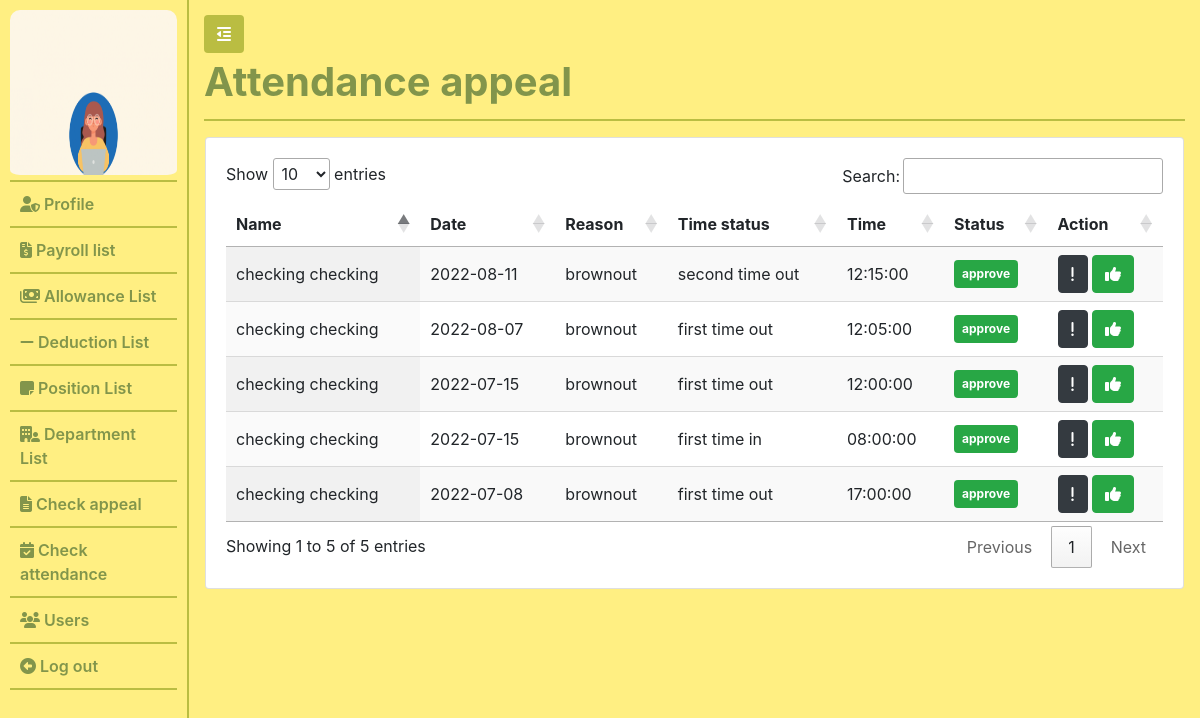
Screenshot of /admin/admin_appeal.php (signed in) with the database file from the repository.
### tables this page shows
CREATE TABLE `users` (
  `id` int(11) NOT NULL,
  `username` varchar(255) NOT NULL,
  `password` varchar(255) NOT NULL,
  `first_name` varchar(64) NOT NULL,
  `last_name` varchar(64) NOT NULL,
  `user_role` varchar(255) NOT NULL,
  `user_image` varchar(255) DEFAULT NULL,
  `qr_code` varchar(255) NOT NULL,
  `qrcode_path` text NOT NULL,
  `position_id` int(11) NOT NULL
);

CREATE TABLE `appeal` (
  `id` int(11) NOT NULL,
  `user_id` int(11) NOT NULL,
  `date` date NOT NULL,
  `reason` text NOT NULL,
  `time_status` varchar(64) NOT NULL,
  `time` time NOT NULL,
  `status` varchar(64) NOT NULL
);

### common/classes/Session_user.php (called while the page is built, shortened)
<?php
    Class Session{
        private $id;
        public function get_user_id(){
            return $this->id;
        }
        public function check_if_logged_in(){
            if(isset($_SESSION['id']) && isset($_SESSION['user_role'])){
                $this->id = $_SESSION['id'];
            }else{
                unset($this->id);
                unset($this->user_role);
                $this->logged_in = false;
            }
        }
    }
    $session = new Session();

### common/classes/Database.php (called while the page is built, shortened)
<?php
    class Database{
        private $connection;
        public $servername = "localhost";
        public $user = "root";
        public $password = "";
        public $database_name = "ams_with_qrcode";
        public function connect_database(){
            $db = new mysqli($this->servername, $this->user, $this->password, $this->database_name);
            $this->connection = $db;
        }
        public function query($sql){
            $result =  $this->connection->query($sql);
            return $result;
        }
        public function prepare_query($sql){
            return $this->connection->prepare($sql);
        }
    }
    $database = new Database();
?>

### common/classes/DB_object.php (called while the page is built, shortened)
<?php
    class DB_object{
        protected static $db_name = "users";
        public static function find_by_id( $id){
            $result = static::find_by_query("SELECT * FROM " . static::$db_name . " WHERE id = $id");
            return (!empty($result)) ? array_shift($result) : false;
        }
        public static function find_by_query($sql){
            global $database;
            $result_query = $database->query($sql);
            $the_object_array = [];
            while($row = mysqli_fetch_assoc($result_query)){
                $the_object_array[] = static::instantiation($row);
            }
            return $the_object_array;
        }
        public static function instantiation($row){
            $called_object = new $get_called_class;
            foreach($row as $attribute => $value){
                if($called_object->has_attribute($attribute)){
                    $called_object->$attribute = $value;
                }
            }
            return $called_object;
        }
        public function has_attribute($attribute){
            $object_properties = get_object_vars($this);
            return array_key_exists($attribute, $object_properties);
        }
    }
?>

### common/classes/User.php (called while the page is built, shortened)
<?php
    class User extends DB_object{
        public $user_image;
        private $upload_directory = "..".DS."admin".DS.'images';
        private $img_placeholder = "https://place-hold.it/128x128?text=User+image";
        public function display_user_photo(){
            return (empty($this->user_image)) ? $this->img_placeholder : $this->upload_directory.DS.$this->user_image;
        }
    }
?>

### common/classes/Appeal.php (called while the page is built, shortened)
<?php
    class Appeal extends DB_object{
        public static function joint_table_find_all(){
            global $database;
            $fetch_all_appeal = $database->prepare_query("SELECT appeal.id, appeal.date, appeal.reason, appeal.time_status, appeal.time, appeal.status, users.first_name, users.last_name FROM appeal LEFT JOIN users ON appeal.user_id = users.id ORDER BY appeal.id DESC");
            $fetch_all_appeal->execute();
            return $fetch_all_appeal;
        }
    }

### admin/admin_appeal.php (the view, shortened to what this page needs)
<?php require_once "includes/header.php" ?>
<?php
    $all_appeal = Appeal::joint_table_find_all();
    $all_appeal->bind_result($appeal_id, $appeal_date, $appeal_reason, $appeal_time_status, $appeal_time, $appeal_status, $first_name, $last_name );
?>
                <?php require_once "includes/side-nav.php" ?>
                <div class="page-wrapper">
                    <button class="btn toggle-icon">
                        <span> <i class="fas fa-outdent"></i> </span>
                    </button>
                    <div class="page-header">
                        <h1 class="">Attendance appeal</h1>
                    </div>
                        <div class="row">
                            <div class="col-lg-12 p-3">
                            <div class="card  ">
                              <div class="card-body">
                              <table id="appeal_table" class="display hover table-responsive-lg">
                                <thead>
                                    <tr>
                                        <th>Name</th>
                                        <th>Date</th>
                                        <th>Reason</th>
                                        <th>Time status</th>
                                        <th>Time</th>
                                        <th>Status</th>
                                        <th>Action</th>
                                    </tr>
                                </thead>
                                <tbody>
                                    <?php
                                        while($all_appeal->fetch()){
                                            echo "<tr>";
                                                echo "<td>" . $first_name . " " . $last_name . "</td>";
                                                echo "<td>" . $appeal_date . "</td>";
                                                echo "<td>" . $appeal_reason . "</td>";
                                                echo "<td>" . str_replace("_", " ", $appeal_time_status) . "</td>";
                                                echo "<td>" . $appeal_time . "</td>";
                                                if($appeal_status === "pending"){
                                                    echo "<td appStatus={$appeal_id}> <div class='badge bg-primary text-white p-2' >  $appeal_status </div> </td>";
                                                }elseif($appeal_status === "approve"){
                                                    echo "<td appStatus={$appeal_id}> <div class='badge bg-success text-white p-2'  >  $appeal_status </div> </td>";
                                                }elseif($appeal_status === "denied"){
                                                    echo "<td appStatus={$appeal_id}> <div class='badge bg-danger text-white p-2'  >  $appeal_status </div> </td>";
                                                }
                                                echo "<td> <span>
                                                                <button title='Denied' type='submit' class='btn btn-dark denied_btn' appId={$appeal_id} > <i class='fas fa-exclamation'></i> </button>
                                                                <button title='Approve' type='submit' class='btn btn-success approve_btn' appId={$appeal_id} > <i class='fas fa-thumbs-up'></i> </button>
                                                    </span> </td>";
                                            echo "</tr>";
                                        }
                                    ?>
                                </tbody>
                            </table>
                              </div>
                            </div>
                            </div>
                        </div>
                </div>
        <?php require_once "includes/footer.php" ?>

### admin/includes/side-nav.php
<div id="my-nav" class="side-nav">
                        <ul class="navbar-nav flex-column vertical-nav">
                            <div class="user-image-container">
                                <img src="<?= $user->display_user_photo() ?>" alt="" id="user_image">
                            </div>
                                <li class="nav-item ">
                                    <a class="nav-link" href="profile.php"> <i class="fas fa-user-shield"></i> Profile</a>
                                </li>
                                <li class="nav-item">
                                    <a class="nav-link " href="payroll.php" > <i class="fas fa-file-invoice-dollar"></i> Payroll list</a>
                                </li>
                                <li class="nav-item">
                                    <a class="nav-link " href="allowance.php" > <i class="fas fa-money-bills"></i> Allowance List</a>
                                </li>
                                <li class="nav-item">
                                    <a class="nav-link " href="admin_deduction.php" > <i class="fas fa-minus"></i> Deduction List</a>
                                </li>
                                <li class="nav-item">
                                    <a class="nav-link " href="position_list.php" > <i class="fas fa-note-sticky"></i> Position List</a>
                                </li>
                                <li class="nav-item">
                                    <a class="nav-link " href="admin_department.php" > <i class="fas fa-building-user"></i> Department List</a>
                                </li>
                                <li class="nav-item">
                                    <a class="nav-link " href="admin_appeal.php" > <i class="fas fa-file-lines"></i> Check appeal</a>
                                </li>
                                <li class="nav-item">
                                    <a class="nav-link " href="check_attendance.php" > <i class="fas fa-calendar-check"></i> Check attendance</a>
                                </li>
                                <li class="nav-item">
                                    <a class="nav-link " href="users.php" > <i class="fas fa-users"></i> Users</a>
                                </li>
                            <li class="nav-item">
                                <a class="nav-link " href="logout.php" > <i class="fas fa-arrow-alt-circle-left"></i> Log out</a>
                            </li>
                        </ul>
                </div>

### admin/css/style.css (style rules this page uses)
* { box-sizing: border-box; }
body,html { height: 100%; width: 100%; }
.side-nav { width: 225px; background-color: #FFEF82; padding-top: 10px; border-right: 2px solid #BABD42; }
.user-image-container { border-bottom: 2px solid #BABD42; }
#user_image { border-radius: 10px; height: 170px; width: 100%; padding-bottom: 5px; }
.side-nav ul { padding: 0px 10px; height: 100vh; }
.side-nav .nav-item .nav-link { border-bottom: 2px solid #BABD42; color: #82954B; font-weight: 600; padding: 10px; }
.page-wrapper { padding: 15px; width: 100%; background-color: #FFEF82; }
.toggle-icon { background-color: #BABD42; color: #fff; }
.page-header { padding: 5px 0; border-bottom: 2px solid #BABD42; }
.page-header h1, .title-page { color:#82954B; font-weight: 700; }

### rows the page displays
users: user_image (picture)
appeal: user.first_name "checking", user.last_name "checking", date "2022-08-11", reason "brownout", time_status "second time out", time "12:15:00", status "approve"
appeal: user.first_name "checking", user.last_name "checking", date "2022-08-07", reason "brownout", time_status "first time out", time "12:05:00", status "approve"
appeal: user.first_name "checking", user.last_name "checking", date "2022-07-15", reason "brownout", time_status "first time out", time "12:00:00", status "approve"
appeal: user.first_name "checking", user.last_name "checking", date "2022-07-15", reason "brownout", time_status "first time in", time "08:00:00", status "approve"
appeal: user.first_name "checking", user.last_name "checking", date "2022-07-08", reason "brownout", time_status "first time out", time "17:00:00", status "approve"
